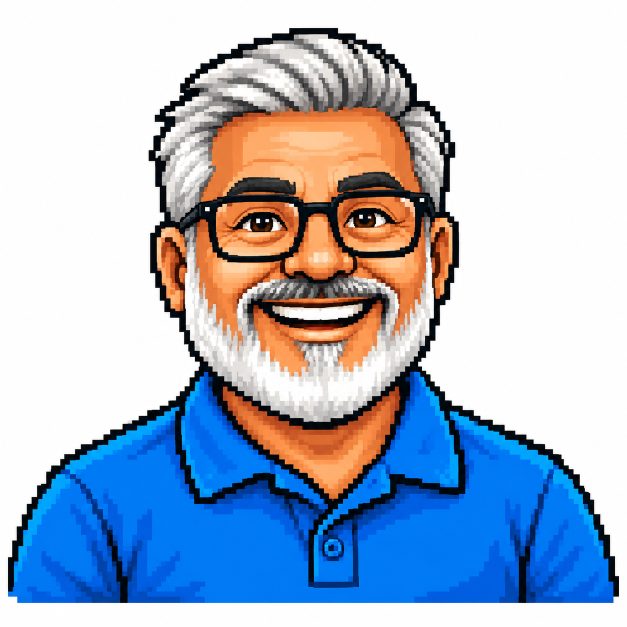
#> input picture marca/variacoes/alegre.png, 1254 x 1254 px, given in place of equipamento.png, which was not available (shown at 1/2 size)
$ python vectorize_mascots.py
#> lines starting #> are read from the running program, lines starting #| are printed output that depends on the picture; after the words box and inside, x2 and y2 are one past the last pixel; in counts of white or black regions, pixels touching at a corner belong together; pictures that were not available may be replaced by others from this repository, and a replacement may not be noted
"""Convert approved mascot PNGs into transparent, path-only SVG assets."""
from pathlib import Path
import xml.etree.ElementTree as ET
import numpy as np
from PIL import Image, ImageDraw
import vtracer

ROOT = Path(__file__).resolve().parents[1]
ASSETS = ROOT / 'marca' / 'variacoes'
NAMES = ['equipamento', 'problema', 'detalhes', 'nome', 'resumo', 'duvida', 'alegre', 'atento', 'perfil']


def remove_background(image):
    rgba = np.array(image.convert('RGBA'))
    if rgba[:, :, 3].min() == 0:
        return Image.fromarray(rgba)
    rgb = rgba[:, :, :3].astype(np.int16)
    # Remove only near-neutral white connected to the canvas boundary.
    # The closed dark outline protects white beard, hair, teeth and props.
    white = (rgb.min(axis=2) > 205) & ((rgb.max(axis=2) - rgb.min(axis=2)) < 24)
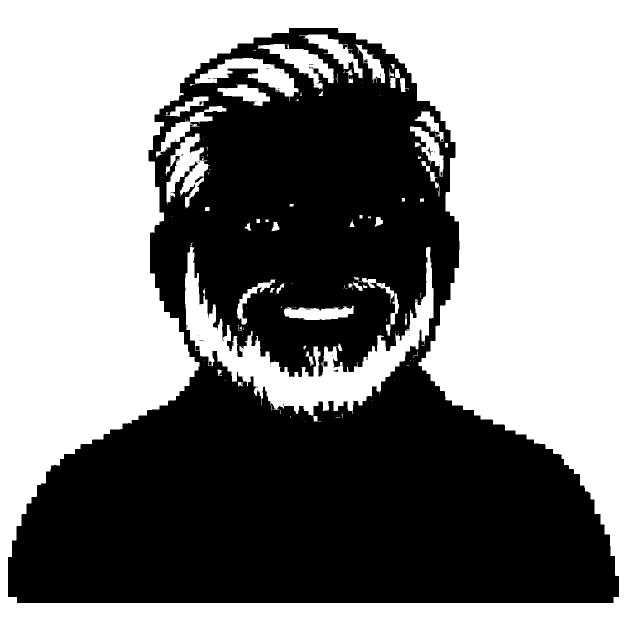
#> white: shape (1254, 1254) bool (shown at 1/2 size); 53.5% white; 62 black regions (55 under 20 px), largest, box (x1, y1, x2, y2) and area: (16, 56, 1238, 1206) 731264, (391, 692, 399, 700) 64, (686, 90, 694, 98) 49
    mask = Image.fromarray(np.pad(white.astype(np.uint8) * 255, 1, constant_values=255)).copy()
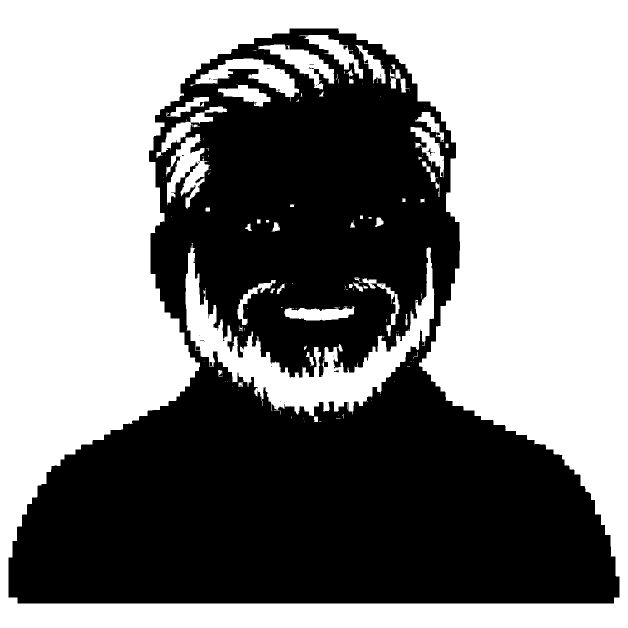
#> mask: PIL image 1256x1256 L (shown at 1/2 size); 53.6% white; 62 black regions (55 under 20 px), largest, box (x1, y1, x2, y2) and area: (17, 57, 1239, 1207) 731264, (392, 693, 400, 701) 64, (687, 91, 695, 99) 49
    ImageDraw.floodfill(mask, (0, 0), 128, thresh=0)
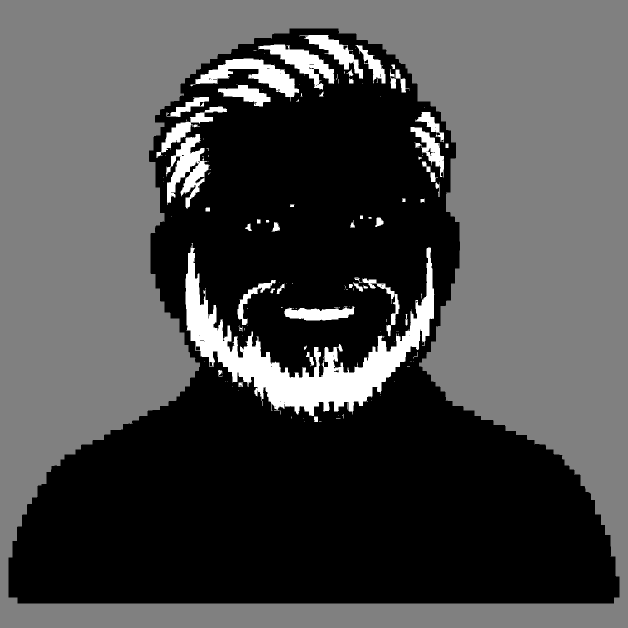
#> mask: PIL image 1256x1256 L (shown at 1/2 size); min 0, max 255, mean 75.2
    background = np.array(mask)[1:-1, 1:-1] == 128
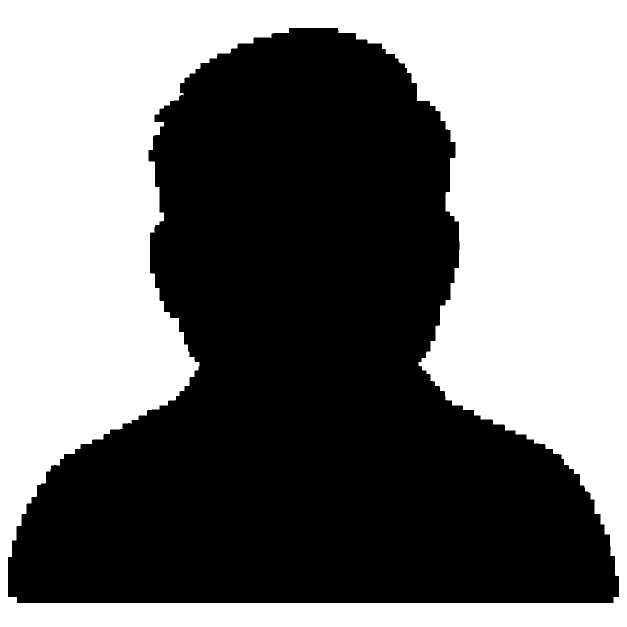
#> background: shape (1254, 1254) bool (shown at 1/2 size); 48.3% white; 1 white region, box (x1, y1, x2, y2) and area: (0, 0, 1254, 1254) 759365
    rgba[background, 3] = 0
    return Image.fromarray(rgba)


for name in NAMES:
    image = remove_background(Image.open(ASSETS / f'{name}.png'))
    # Reduce photographic raster noise while retaining the stepped pixel style.
    image = image.resize((420, 420), Image.Resampling.NEAREST)
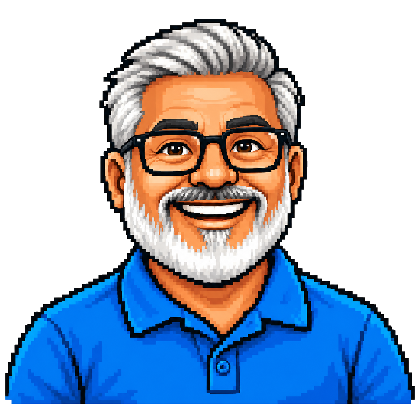
#> image: PIL image 420x420 RGBA; mean R, G, B, A 170.3, 183.7, 203, 131.9; transparent parts drawn white
    svg = vtracer.convert_pixels_to_svg(
#> (the run stopped early here; a loop or call above may not have finished)
